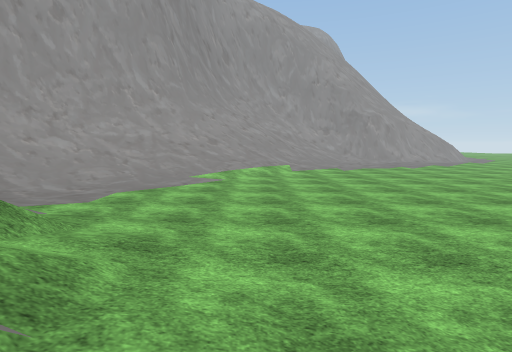
view 1 (above)

17 first-person views from a walk through a scene from a Unity 3-D project. The camera is 1.4 m above the floor, tilts 6° down and sees 80° across. The floor is counted in squares, 2 m on a side. Each view is taken from the middle of a square. On the plan, view 1 faces up. The plan holds only what a view shows up to about 10 squares ahead; the rest is blank. The place goes on beyond the plan. Some surface patterns are stand-ins.

view 2
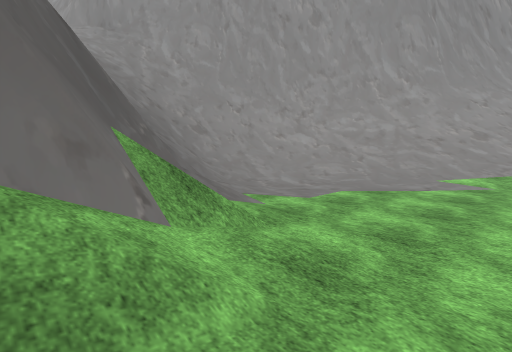

view 3
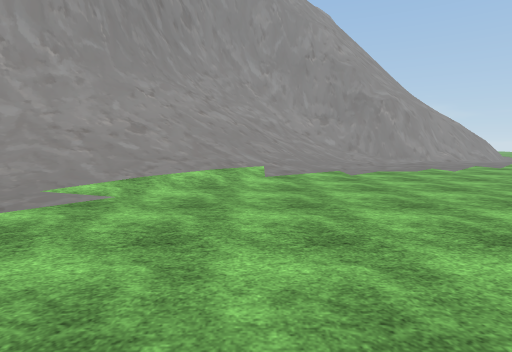

view 4
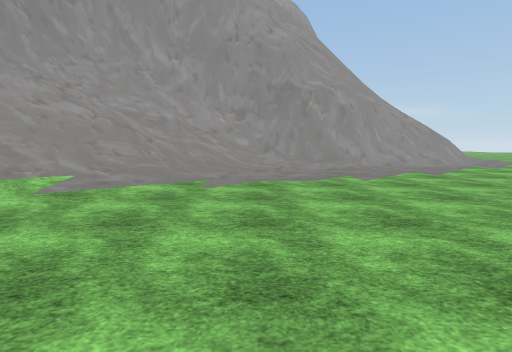

view 5
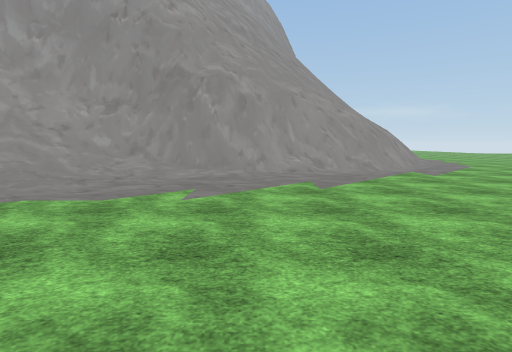

view 6
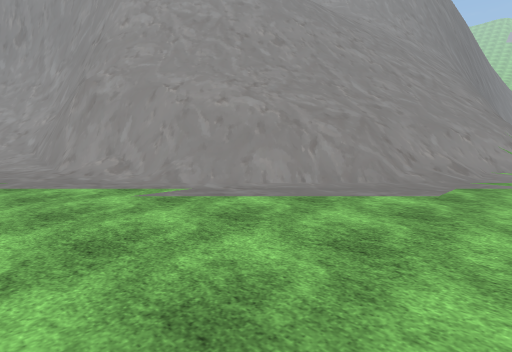

view 7
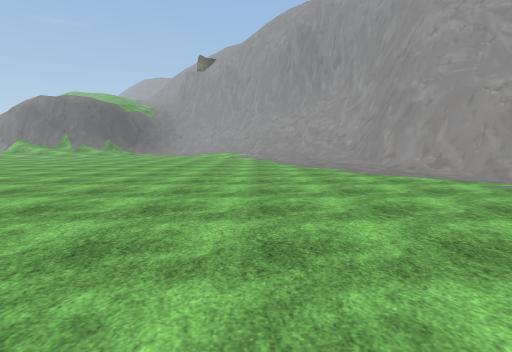

view 8
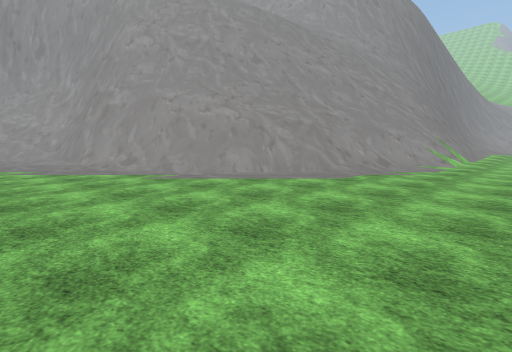

view 9
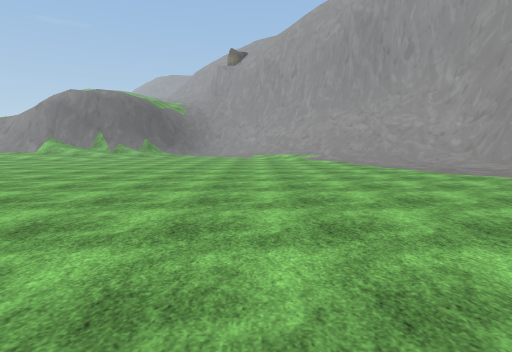

view 10
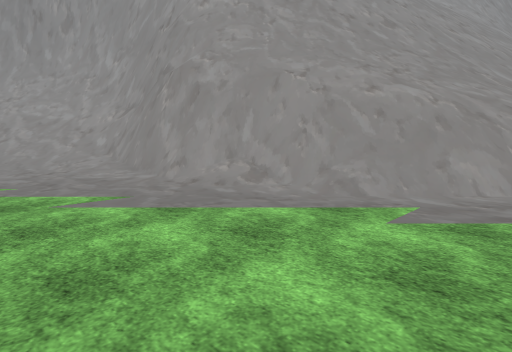

view 11
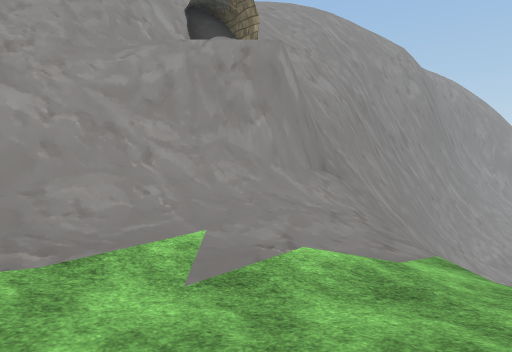

view 12
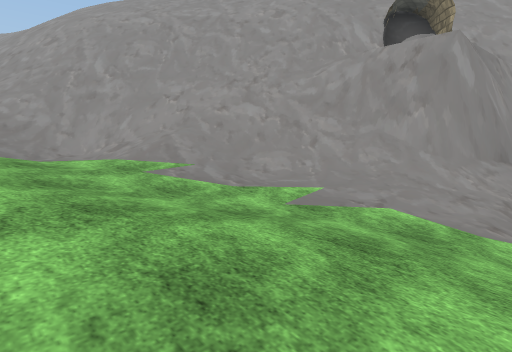

view 13
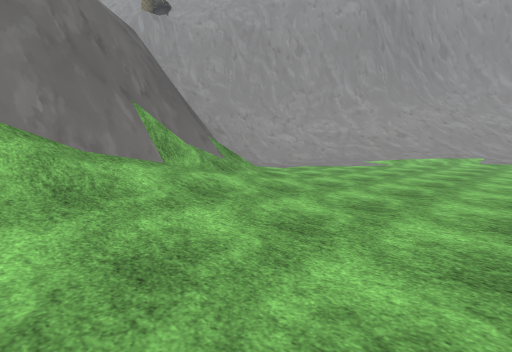

view 14
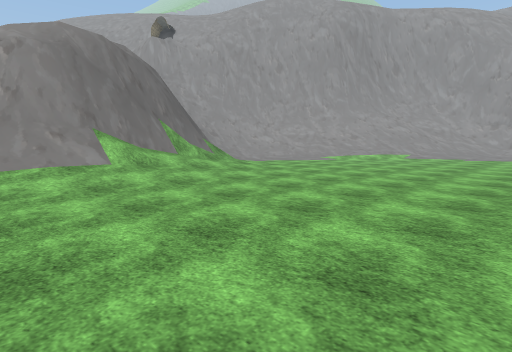

view 15
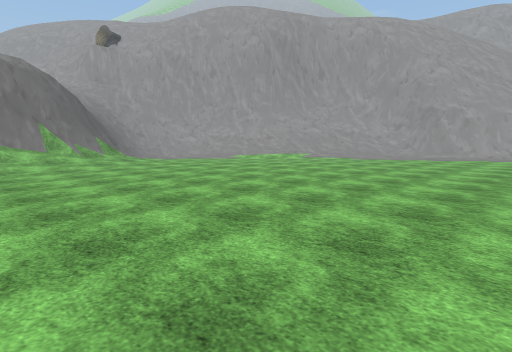

view 16
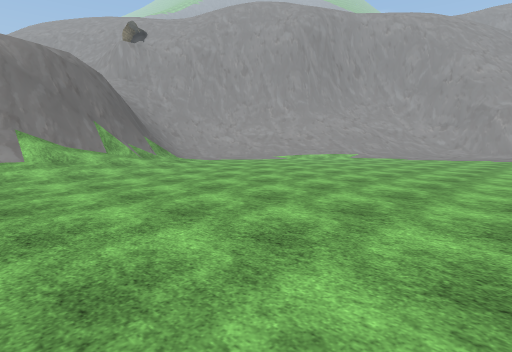

view 17
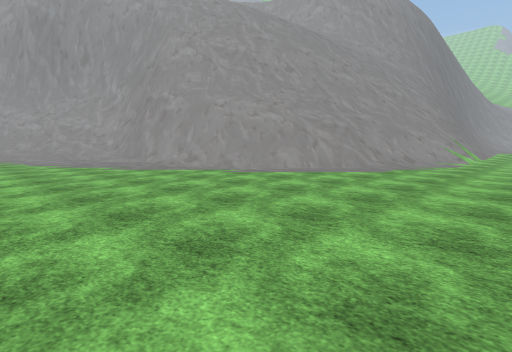

### Floor plan
Key: @ floor where view 1 was taken; # wall or solid block; . main floor; : floor 6.5 m higher than the main floor; + floor 7.25 m higher than the main floor; * floor 8 m higher than the main floor; % floor 8.75 m higher than the main floor; / step, stairs or slope; = window, fence, low wall or low ledge; ^ raised ledge; v drop or lower ground.
Columns run from 22 left of view 1 to 17 right of it. Each row starts with its distance up from view 1.
 25                                 ////
 24                                ///// ..
 23                               /=////v..
 22                               #=////=..
 21                               #/////...
 20                              ##////=...
 19                            v##//////...
 18                            ##/////=....
 17                       vv ###////#=......
 16                       ######=###/.......
 15                     #####=####..........
 14                     ##//////............
 13                    ##/////..............
 12                   ##/////...............
 11                   ##////................
 10                  ##////.................
  9           /=vvv ##////...............
  8           /vv  ##////................
  7       ///=v ####///.................
  6      //vv#^###=///.................
  5     /=######//////................
  4    /v######//////==..............
  3   /=##/=/////     ##/............
  2  //v#////*/++     ###/...........
  1 ===##////**++     v##/...........
  0 ##/=#/%%*****     /v##@..........
 -1 /////%%%*****     +/v#/..........
 -2        %%%***      :/#/..........
 -3                    //v/........
 -4                       /......

Where each view was taken, in squares from view 1:
view 1: 0 up, 0 right, facing up
view 2: 1 up, 0 right, facing up-left
view 3: 4 up, 1 right, facing up
view 4: 6 up, 4 right, facing up
view 5: 8 up, 7 right, facing up
view 6: 13 up, 15 right, facing up-left
view 7: 11 up, 16 right, facing left
view 8: 12 up, 17 right, facing up-left
view 9: 8 up, 14 right, facing left
view 10: 12 up, 12 right, facing up-left
view 11: 1 down, 12 left, facing up
view 12: 2 down, 10 left, facing up-left
view 13: 2 down, 3 right, facing up-left
view 14: 4 down, 6 right, facing up-left
view 15: 2 down, 10 right, facing up-left
view 16: 3 down, 8 right, facing up-left
view 17: 10 up, 17 right, facing up-left
